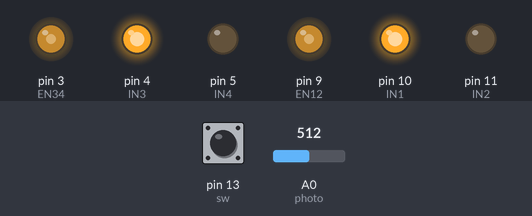
Recording of a sketch running on a simulated Arduino Uno, built with avr-gcc and run on an emulated ATmega328P. Shown: output pins drawn as LEDs (lit = HIGH). Inputs (shaded band) come from the test bench; at power-on: A0 (photo) = 512, pin 13 (sw) LOW.

Above: at 1.2 s.
1.3 s: A0 (photo) set to 716
At 2.2 s:
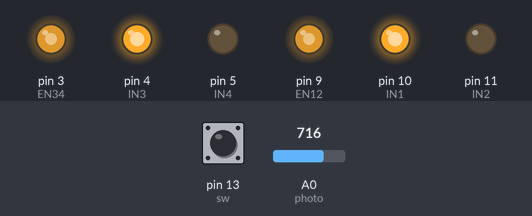
2.8 s: pin 13 (sw) pulled HIGH for 0.15 s
At 2.87 s:
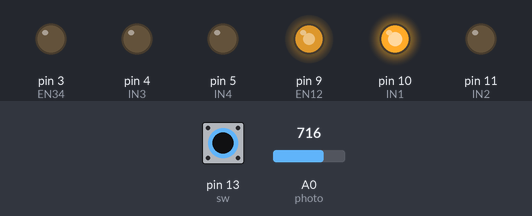
4.4 s: A0 (photo) set to 900
At 5.6 s:
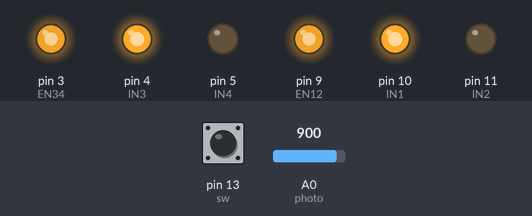
5.9 s: pin 13 (sw) pulled HIGH for 1 s
At 6.7 s:
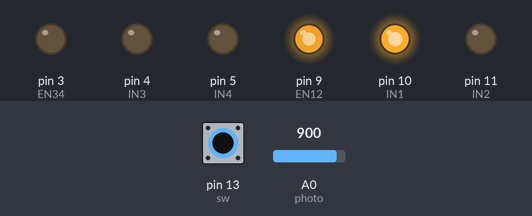
8.4 s: A0 (photo) set to 122
At 8.8 s:
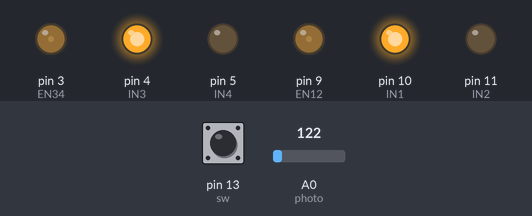
9.9 s: pin 13 (sw) pulled HIGH for 0.15 s
At 9.97 s:
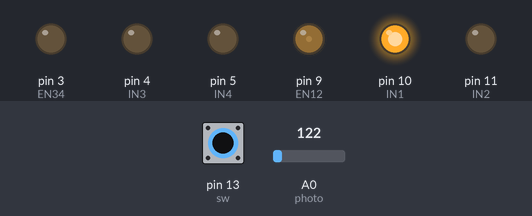
Timing chart, 0 to 12.5 s (numbered marks = the images above; inputs shaded):
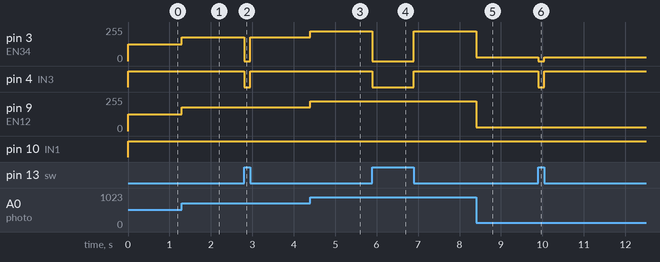

Measured:
- after the input at 1.3 s, pin 3 (EN34), pin 9 (EN12): 127/255 → 178/255 at once
- after the input at 2.8 s, pin 3 (EN34): 178/255 → 0/255 at once, → 178/255 0.15 s later; pin 4 (IN3): HIGH → LOW at once, → HIGH 0.15 s later
- after the input at 4.4 s, pin 3 (EN34), pin 9 (EN12): 178/255 → 224/255 at once
- after the input at 5.9 s, pin 3 (EN34): 224/255 → 0/255 at once, → 224/255 1.0 s later; pin 4 (IN3): HIGH → LOW at once, → HIGH 1.0 s later
- after the input at 8.4 s, pin 3 (EN34), pin 9 (EN12): 224/255 → 30/255 at once
- after the input at 9.9 s, pin 3 (EN34): 30/255 → 0/255 at once, → 30/255 0.15 s later; pin 4 (IN3): HIGH → LOW at once, → HIGH 0.15 s later

The sketch:

task.ino
```cpp
int EN12 = 9;
int IN1 = 10;
int IN2 = 11;
int EN34 = 3;
int IN3 = 4;
int IN4 = 5;

int photo = A0;
int sw = 13;

void setup()
{
  pinMode(EN12, OUTPUT);
  pinMode(EN34, OUTPUT);

  pinMode(IN1, OUTPUT);
  pinMode(IN2, OUTPUT);
  pinMode(IN3, OUTPUT);
  pinMode(IN4, OUTPUT);

  pinMode(sw, INPUT);
  pinMode(photo, INPUT);
}

void loop()
{
  int val = analogRead(photo);
  int val2= map(val,0,1023,0,255);
  int value = digitalRead(sw);

  if(value == HIGH)
  {
    analogWrite(EN12,val2);
  	digitalWrite(IN1,HIGH);
    digitalWrite(IN2,LOW);

    analogWrite(EN34,0);
    digitalWrite(IN3,LOW);
    digitalWrite(IN4,LOW);
  }
  else
  {
    analogWrite(EN12,val2);
  	digitalWrite(IN1,HIGH);
    digitalWrite(IN2,LOW);

    analogWrite(EN34,val2);
    digitalWrite(IN3,HIGH);
    digitalWrite(IN4,LOW);
  }
}
```
